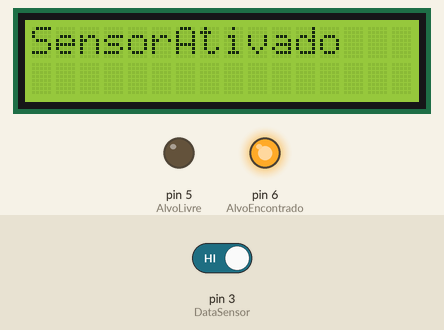
The sketch below on a simulated Arduino Nano, built with avr-gcc and run on an emulated ATmega328P. Parts: 16×2 character LCD, output pins drawn as LEDs (lit = HIGH). The test bench sets the inputs (shaded band); at power-on: pin 3 (DataSensor) HIGH. What the sketch prints to the serial monitor is not drawn.

Above: at 1.2 s.
1.3 s: pin 3 (DataSensor) driven LOW
At 2.0 s:
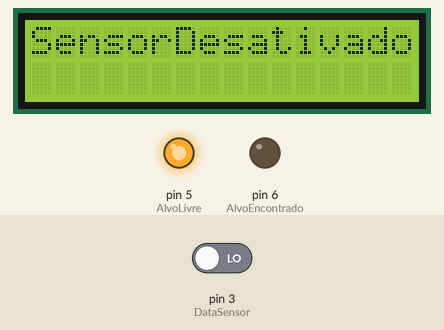
2.8 s: pin 3 (DataSensor) driven HIGH
At 3.3 s:
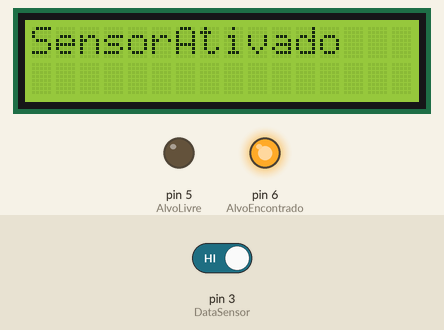
Timing chart, 0 to 5.8 s (numbered marks = the images above; inputs shaded):
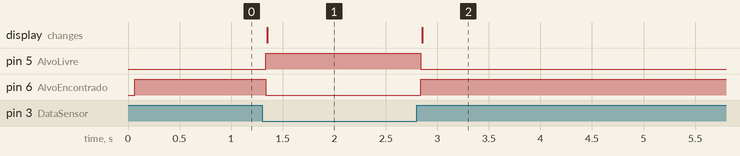

The sketch:

PresenceSensorWithLEDandLCD.ino
```cpp
/*
.DEVELOPED BY
    Guilherme Lima
.PLATFORM
    Arduino Nano
.WEBSITE
    http://solucoesms.com.br
.LINKEDIN
    https://www.linkedin.com/in/guilhermelimait/
    https://github.com/guilhermelimait/Arduino/tree/master/WeatherStationWithLCD
.DESCRIPTION ENGLISH VERSION
    Simple solution to interact with the presence sensor and showing the results on a display and LEDs
.DESCRIPTION PORTUGUESE VERSION
    As bibliotecas utilizadas aqui tem necessidades ou atividades diferentes para seu funcionamento, siga exatamente como informado:
    Abaixo o local para download das bibliotecas:
    LCD COM I2C: https://bitbucket.org/fmalpartida/new-liquidcrystal/downloads/NewliquidCrystal_1.3.4.zip renomear a pasta para LiquidCrystalI2C e salvar nas libraries do Arduino
.PIN MAPPING
    Arduino nano -> Presence Sensor (PIR DYP-ME003)
    pin d3  - Data (middle pin)
    pin 5v  - 5v (right pin)
    pin gnd - gnd (left pin)

    LED
    Green LED
      - negative - 10kOm - gnd
      - positive - d5

    Red LED
      - negative - 10kOm - gnd
      - positive - d6

    Arduino nano -> PC
    COM5 or whatever you're using
    ATmega328P (oldbootloader)

    Arduino nano -> LCD 16x2 I2C
    pin a4  - pin sda
    pin a5  - pin scl
    pin 5v  - pin vcc
    pin gnd - pin gnd
*/

#include <LiquidCrystal_I2C.h>

int AlvoEncontrado = 6;
int AlvoLivre = 5;
int DataSensor = 3;
int Momento;
LiquidCrystal_I2C lcd(0x27,2,1,0,4,5,6,7,3, POSITIVE); //informação padrão para funcionamento do LCD 16X2 I2C

void setup() {
  pinMode (AlvoEncontrado, OUTPUT);
  pinMode (AlvoLivre, OUTPUT);
  pinMode (DataSensor, INPUT);
  Serial.begin (9600);
  lcd.begin(16,2);
  lcd.setBacklight(HIGH);
}

void loop() {
  Momento = digitalRead(DataSensor);
  if (Momento == LOW){
    digitalWrite (AlvoEncontrado, LOW);
    digitalWrite (AlvoLivre, HIGH);
    lcd.setCursor(0,0);
    lcd.print("SensorDesativado");
    Serial.println ("SensorDesativado");
  }
  else{
    digitalWrite (AlvoEncontrado, HIGH);
    digitalWrite (AlvoLivre, LOW);
    lcd.setCursor(0,0);
    lcd.print("SensorAtivado   ");
    Serial.println ("SensorAtivado   ");
  }
  delay (100);
}
```

Measured:
- after the input at 1.3 s, pin 5 (AlvoLivre): LOW → HIGH at once; pin 6 (AlvoEncontrado): HIGH → LOW at once; the display: changes after 0.05 s (image 1)
- after the input at 2.8 s, pin 5 (AlvoLivre): HIGH → LOW at once; pin 6 (AlvoEncontrado): LOW → HIGH at once; the display: changes after 0.06 s (image 2)
